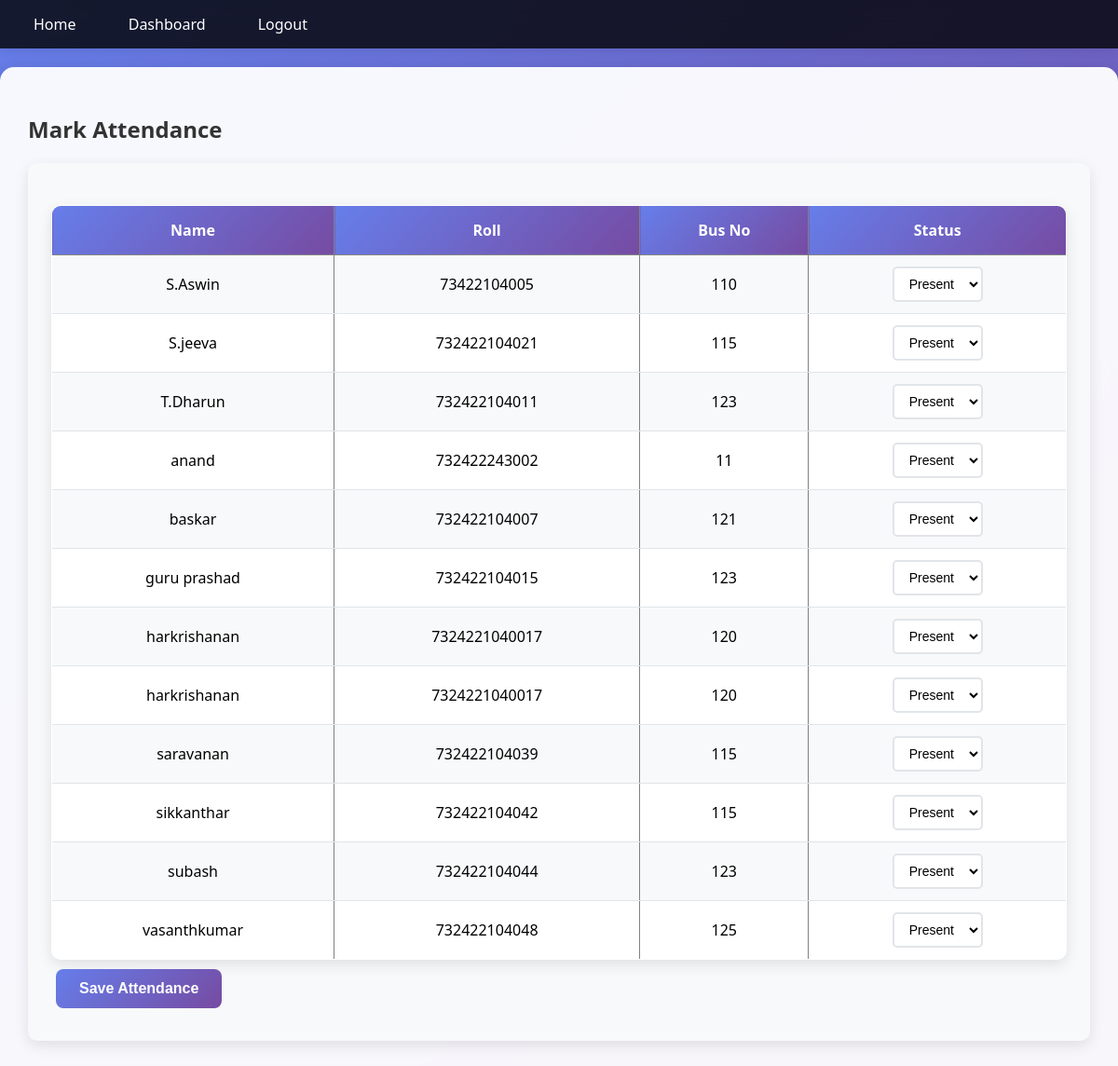
/mark_attendance (signed in), run on the app's committed database.
### tables this page shows
CREATE TABLE students (
                        id INTEGER PRIMARY KEY AUTOINCREMENT,
                        name TEXT,
                        roll TEXT,
                        bus_no TEXT);

### app.py (the view, shortened to what this page needs)
@app.route("/mark_attendance", methods=["GET", "POST"])
@login_required
def mark_attendance():
    conn = get_db_connection()
    if not conn:
        flash("Database connection error. Please try again.", "danger")
        return redirect(url_for("dashboard"))
    try:
        cur = conn.cursor()
        cur.execute("SELECT * FROM students ORDER BY name")
        students = cur.fetchall()
        conn.close()
        return render_template("mark_attendance.html", students=students)
    except Exception as e:
        flash("Error loading students. Please try again.", "danger")
        print(f"Load students error: {e}")
        return redirect(url_for("dashboard"))

### app.py (called while the page is built)
def get_db_connection():
    try:
        conn = sqlite3.connect(DB_PATH)
        conn.row_factory = sqlite3.Row
        return conn
    except sqlite3.Error as e:
        print(f"Database error: {e}")
        return None

def login_required(f):
    @wraps(f)
    def decorated_function(*args, **kwargs):
        if 'user' not in session:
            flash('Please log in to access this page.', 'danger')
            return redirect(url_for('login'))
        return f(*args, **kwargs)
    return decorated_function

### templates/mark_attendance.html (shortened to what this page needs)
{% extends "base.html" %}
{% block content %}
<h2>Mark Attendance</h2>
<form method="post">
<table border="1">
<tr><th>Name</th><th>Roll</th><th>Bus No</th><th>Status</th></tr>
{% for student in students %}
<tr>
    <td>{{ student[1] }}</td>
    <td>{{ student[2] }}</td>
    <td>{{ student[3] }}</td>
    <td>
        <select name="status_{{ student[0] }}">
            <option value="Present">Present</option>
        </select>
    </td>
</tr>
{% endfor %}
</table>
<button type="submit">Save Attendance</button>
</form>
{% endblock %}

### templates/base.html (shortened to what this page needs)
<!DOCTYPE html>
<html>
<head>
    <link rel="stylesheet" href="{{ url_for('static', filename='style.css') }}">
</head>
<body>
<nav>
    <a href="/">Home</a>
    {% if session.get('user') %}
        <a href="/dashboard">Dashboard</a>
        <a href="/logout">Logout</a>
    {% else %}
        <a href="/login">Login</a>
    {% endif %}
</nav>
<div class="container">
    {% block content %}{% endblock %}
</div>
</body>
</html>

### static/style.css (style rules this page uses)
body { font-family: 'Segoe UI', Tahoma, Geneva, Verdana, sans-serif; margin: 0; padding: 0; background: linear-gradient(135deg, #667eea 0%, #764ba2 100%); min-height: 100vh; }
nav { background: rgba(0, 0, 0, 0.8); padding: 15px 20px; backdrop-filter: blur(10px); box-shadow: 0 2px 10px rgba(0, 0, 0, 0.1); }
nav a { color: white; margin-right: 20px; text-decoration: none; padding: 8px 16px; border-radius: 5px; transition: background-color 0.3s; }
.container { padding: 30px; max-width: 1200px; margin: 0 auto; background: rgba(255, 255, 255, 0.95); margin-top: 20px; border-radius: 15px; box-shadow: 0 10px 30px rgba(0, 0, 0, 0.2); backdrop-filter: blur(10px); }
h1, h2, h3 { color: #333; margin-bottom: 20px; }
form { background: #f8f9fa; padding: 25px; border-radius: 10px; margin: 20px 0; box-shadow: 0 5px 15px rgba(0, 0, 0, 0.1); }
button { background: linear-gradient(135deg, #667eea 0%, #764ba2 100%); color: white; padding: 12px 25px; border: none; border-radius: 8px; cursor: pointer; font-size: 16px; font-weight: 600; transition: transform 0.2s, box-shadow 0.2s; margin: 10px 5px; }
table { width: 100%; border-collapse: collapse; margin-top: 20px; background: white; border-radius: 10px; overflow: hidden; box-shadow: 0 5px 15px rgba(0, 0, 0, 0.1); }
th { background: linear-gradient(135deg, #667eea 0%, #764ba2 100%); color: white; padding: 15px 10px; text-align: center; font-weight: 600; }
td { padding: 12px 10px; text-align: center; border-bottom: 1px solid #e1e5e9; }
tr:nth-child(even) { background-color: #f8f9fa; }
select { padding: 8px 12px; border: 2px solid #e1e5e9; border-radius: 5px; font-size: 14px; background: white; }
a { color: #667eea; text-decoration: none; font-weight: 500; }

### data on the page
students: name "S.Aswin", roll "73422104005", bus_no "110", id "Present"
students: name "S.jeeva", roll "732422104021", bus_no "115", id "Present"
students: name "T.Dharun", roll "732422104011", bus_no "123", id "Present"
students: name "anand", roll "732422243002", bus_no "11", id "Present"
students: name "baskar", roll "732422104007", bus_no "121", id "Present"
students: name "guru prashad", roll "732422104015", bus_no "123", id "Present"
students: name "harkrishanan", roll "7324221040017", bus_no "120", id "Present"
students: name "harkrishanan", roll "7324221040017", bus_no "120", id "Present"
students: name "saravanan", roll "732422104039", bus_no "115", id "Present"
students: name "sikkanthar", roll "732422104042", bus_no "115", id "Present"
students: name "subash", roll "732422104044", bus_no "123", id "Present"
students: name "vasanthkumar", roll "732422104048", bus_no "125", id "Present"
